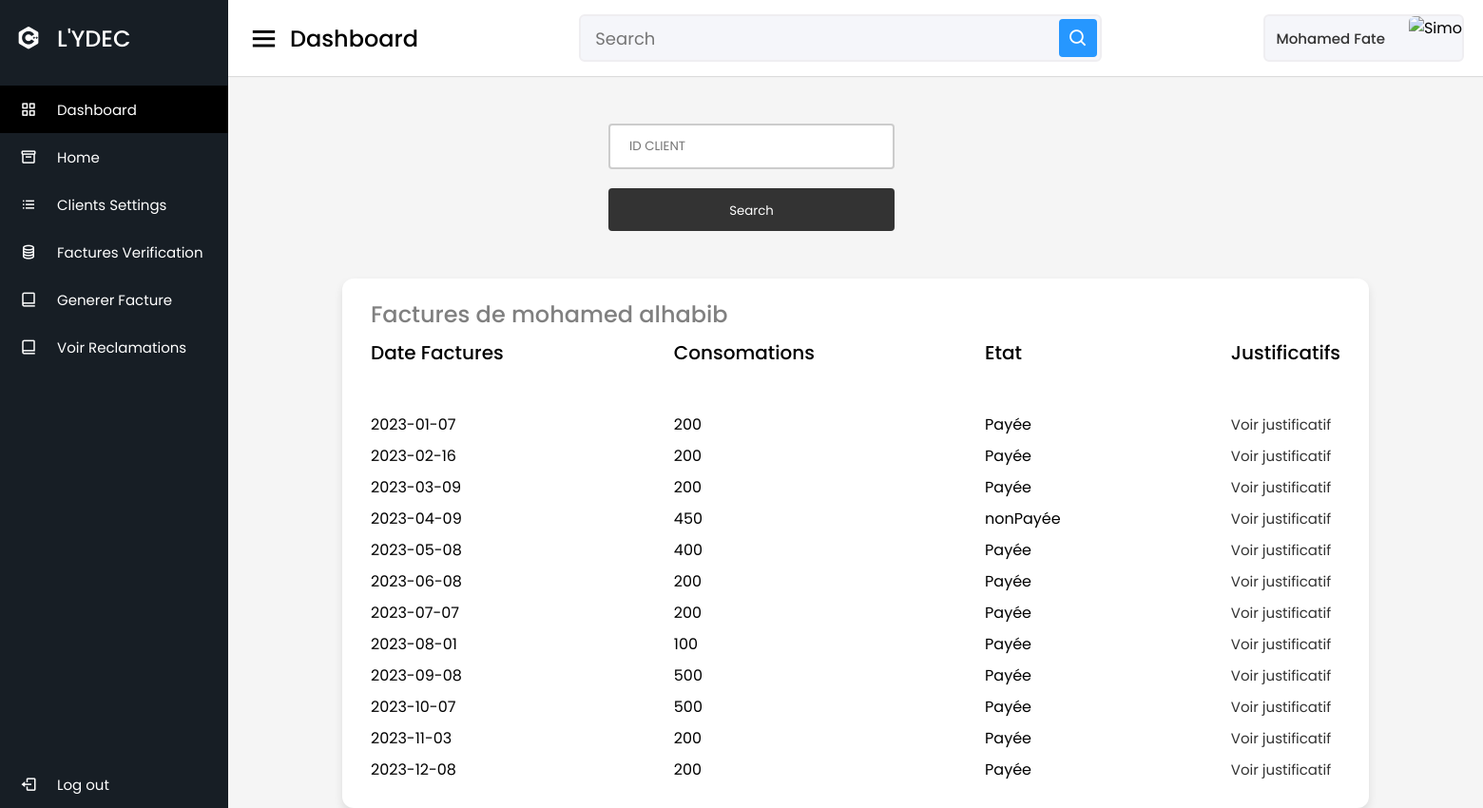
Screenshot of /admin/facturesVerification.php?idClient=5 (signed in) with the database file from the repository.
### tables this page shows
CREATE TABLE `clients` (
  `idClient` int(11) NOT NULL,
  `fullName` text NOT NULL,
  `email` text NOT NULL,
  `idZoneGeographique` int(11) NOT NULL,
  `adresse` text NOT NULL,
  `motDePasse` text NOT NULL,
  `secret` text NOT NULL,
  `difference` int(11) DEFAULT NULL
);

CREATE TABLE `facture` (
  `idFacture` int(11) NOT NULL,
  `idClient` int(11) NOT NULL,
  `consommation` float NOT NULL,
  `dateFacture` date NOT NULL,
  `prixHT` float NOT NULL,
  `prixTTC` float NOT NULL,
  `adresseImg` text NOT NULL,
  `Etat` text NOT NULL DEFAULT 'nonPayée',
  `statut` text NOT NULL,
  `Année` year(4) NOT NULL DEFAULT current_timestamp()
);

### admin/facturesVerification.php (the view, shortened to what this page needs)
<?php
require("../commun/connexion.php");
if (!isset($_SESSION['connect'])) {
  header('location: loginAsAnAdmin.php');
  exit;
} else {
  if (isset($_GET['idClient'])) {
    $idClient = $_GET['idClient'];
    $requete  = $db->prepare('SELECT count(idClient) as count FROM clients where idClient = ?');
    $requete->execute(array($idClient));
    $result = $requete->fetch();
    if ($result) {
      $verification = $result['count'];
    }
  }
}
?>
<!DOCTYPE html>
<html lang="en" dir="ltr">
<head>
  <link href='https://unpkg.com/boxicons@2.0.7/css/boxicons.min.css' rel='stylesheet'>
  <link rel="stylesheet" href="..\css\facturesVerification.css?v=<?php echo time(); ?>">
  <link href='https://unpkg.com/boxicons@2.0.7/css/boxicons.min.css' rel='stylesheet'>
</head>
<?php require("navBarAdmin.php"); ?>
<section class="home-section">
  <nav>
    <div class="sidebar-button">
      <i class='bx bx-menu sidebarBtn'></i>
      <span class="dashboard">Dashboard</span>
    </div>
    <div class="search-box">
      <input type="text" placeholder="Search">
      <i class='bx bx-search'></i>
    </div>
    <div class="profile-details">
      <span class="admin_name">Mohamed Fate</span>
      <img src="../images/img4.png" alt="Simo" style="width:40%; height:100%; position : relative; left : 15px;">
    </div>
  </nav>
  <div class="home-content">
    <div class="container">
      <form class="form" method="post" action="facturesVerification.php">
        <div class="txt-field">
          <input class="txt-css" type="text" id="firstName" name="idClient" placeholder="ID CLIENT">
        </div>
        <div>
          <input style=" overflow: hidden;" type="submit" name="submit" value="Search">
        </div>
      </form>
    </div>
    <div class="sales-boxes">
      <?php
      if (isset($verification) && $verification != 0) {
        $idClient =  $_GET['idClient'];
        $requete  = $db->prepare('SELECT fullName,idZoneGeographique FROM clients where idClient = ?');
        $requete->execute(array($idClient));
        while ($result = $requete->fetch()) {
          $fullName  = $result['fullName'];
        }
      ?>
        <div class="recent-sales box">
          <div class="title">Factures de <?php echo $fullName; ?></div>
          <div class="sales-details">
            <ul class="details">
              <li class="topic">Date Factures </li>
              <?php
              $requete = $db->prepare('SELECT dateFacture FROM facture where idClient =? order by dateFacture ');
              $requete->execute(array($idClient));
              while ($result = $requete->fetch()) {
                $dateFacture   =   $result['dateFacture'];
              ?>
                <li> <?php echo  $dateFacture; ?> </li>
              <?php
              }
              ?>
            </ul>
            <ul class="details">
              <li class="topic">Consomations</li>
              <?php
              $requete = $db->prepare('SELECT consommation FROM facture where idClient =? order by dateFacture');
              $requete->execute(array($idClient));
              while ($result = $requete->fetch()) {
                $consommation  = $result['consommation'];
              ?>
                <li><?php echo $consommation; ?></li>
              <?php
              }
              ?>
            </ul>
            <ul class="details">
              <li class="topic">Etat</li>
              <?php
              $requete = $db->prepare('SELECT Etat FROM facture WHERE idClient = ? order by dateFacture ');
              $requete->execute(array($idClient));
              while ($result = $requete->fetch()) {
                $etatFacture = $result['Etat'];
              ?>
                <li><?php echo $etatFacture; ?></li>
              <?php
              }
              ?>
            </ul>
            <ul class="details">
              <li class="topic">Justificatifs</li>
            <?php
            $requete = $db->prepare('SELECT adresseImg FROM facture WHERE idClient = ? order by dateFacture');
            $requete->execute(array($idClient));
            while ($result = $requete->fetch()) {
              $adresseImg   = $result['adresseImg'];
              echo  '<li> <a style="font-size : 15px;"href="' . $adresseImg . '"> Voir justificatif </a> </li>';
            }
          } else if (isset($verification) && $verification == 0) {
            echo "<script>
              Swal.fire({
                icon: 'error',
                title: 'Oops...',
                text: 'Client introuvable !'
              });
            </script>";
          }
            ?>
            </ul>
          </div>
        </div>
    </div>
  </div>
</section>
</body>
</html>

### css/facturesVerification.css (style rules this page uses)
* { margin: 0; padding: 0; box-sizing: border-box; font-family: 'Poppins', sans-serif; }
.home-section { position: relative; background: #f5f5f5; min-height: 100vh; width: calc(100% - 240px); left: 240px; transition: all 0.5s ease; }
.home-section nav { display: flex; justify-content: space-between; height: 80px; background: #fff; display: flex; align-items: center; position: fixed; width: calc(100% - 240px); left: 240px; z-index: 100; padding: 0 20px; box-shadow: 0 1px 1px rgba(0, 0, 0, 0.1); transition: all 0.5s ease; }
.home-section nav .sidebar-button { display: flex; align-items: center; font-size: 24px; font-weight: 500; }
nav .sidebar-button i { font-size: 35px; margin-right: 10px; }
.home-section nav .search-box { position: relative; height: 50px; max-width: 550px; width: 100%; margin: 0 20px; }
nav .search-box input { height: 100%; width: 100%; outline: none; background: #F5F6FA; border: 2px solid #EFEEF1; border-radius: 6px; font-size: 18px; padding: 0 15px; }
nav .search-box .bx-search { position: absolute; height: 40px; width: 40px; background: #2697FF; right: 5px; top: 50%; transform: translateY(-50%); border-radius: 4px; line-height: 40px; text-align: center; color: #fff; font-size: 22px; transition: all 0.4 ease; }
.home-section nav .profile-details { display: flex; align-items: center; background: #F5F6FA; border: 2px solid #EFEEF1; border-radius: 6px; height: 50px; min-width: 190px; padding: 0 15px 0 2px; }
nav .profile-details img { height: 40px; width: 40px; border-radius: 6px; object-fit: cover; }
nav .profile-details .admin_name { font-size: 15px; font-weight: 500; color: #333; margin: 0 10px; white-space: nowrap; }
.home-section .home-content { position: relative; padding-top: 180px; }
.title { color: grey; font-size: 18px; }
.home-content .sales-boxes { display: flex; justify-content: space-between; padding: 0 100px; }
.home-content .sales-boxes .recent-sales { width: 100%; background: #fff; padding: 20px 30px; margin: 0 20px; border-radius: 12px; box-shadow: 0 5px 10px rgba(0, 0, 0, 0.1); }
.home-content .sales-boxes .sales-details { display: flex; align-items: center; justify-content: space-between; }
.sales-boxes .box .title { font-size: 24px; font-weight: 500; }
.sales-boxes .sales-details li.topic { font-size: 20px; font-weight: 500; height :70px; }
.sales-boxes .sales-details li { list-style: none; margin: 8px 0; }
.sales-boxes .sales-details li a { font-size: 18px; color: #333; font-size: 400; text-decoration: none; }
.form .txt-field { width: 100%; margin-bottom: 20px; }
.form input { width: 260px; }
.form .txt-css { width: 100%; padding: 12px 20px; box-sizing: border-box; border: 2px solid #ccc; border-radius: 4px; }
.container { display: flex ; width: 100%; height: 100%; position:relative ; top : -50px ; left : 400px ; }
input[type="submit"] { width: 100%; background-color: #333; color: white; padding: 14px 20px; margin: 0px 0; border: none; border-radius: 4px; cursor: pointer; height: 45px; }

### rows the page displays
clients: fullName "mohamed alhabib"
facture: dateFacture "2023-01-07"
facture: dateFacture "2023-02-16"
facture: dateFacture "2023-03-09"
facture: dateFacture "2023-04-09"
facture: dateFacture "2023-05-08"
facture: dateFacture "2023-06-08"
facture: dateFacture "2023-07-07"
facture: dateFacture "2023-08-01"
facture: dateFacture "2023-09-08"
facture: dateFacture "2023-10-07"
facture: dateFacture "2023-11-03"
facture: dateFacture "2023-12-08"

### other values shown
$consommation "200"
$consommation "450"
$consommation "400"
$consommation "100"
$consommation "500"
$etatFacture "Payée"
$etatFacture "nonPayée"
